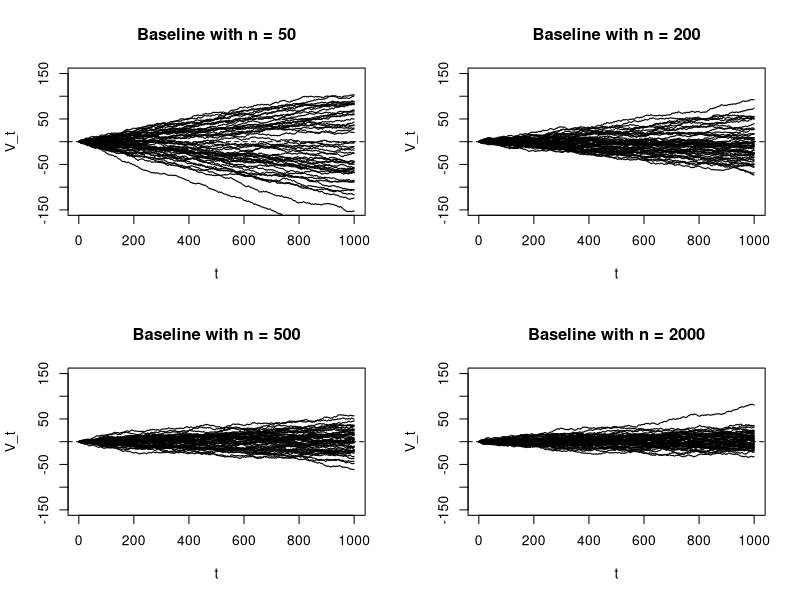
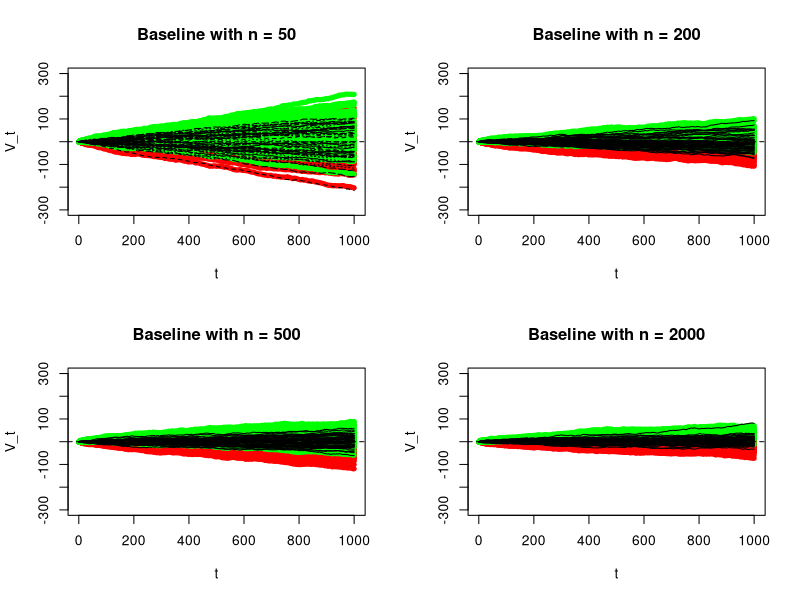
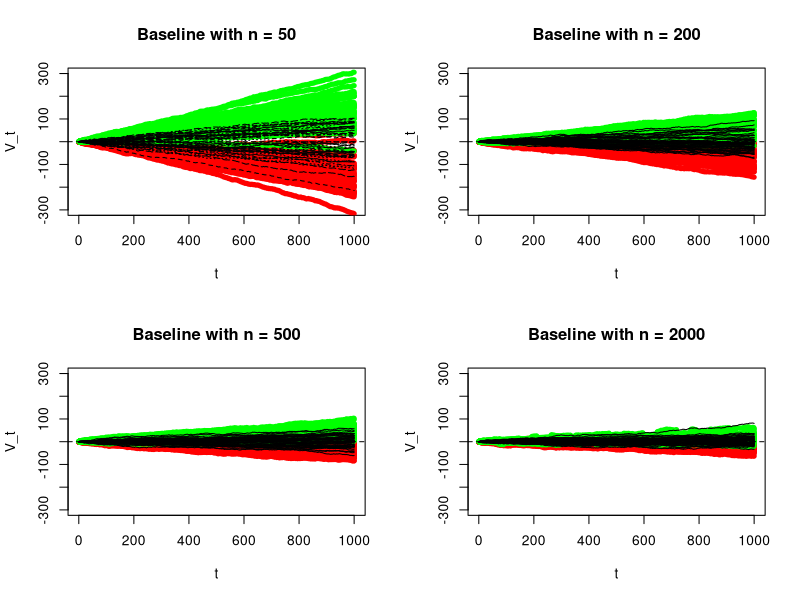

Write R code to recreate these figures, in order.
rm(list = ls())
set.seed(10)
nbase1 <- 50
nbase2 <- 200
nbase3 <- 500
nbase4 <- 2000
vlad <- function(nbase){
  A <- matrix(nrow = 50, ncol = 1000)
  for(i in 1:50){
    xlogregbase <- data.frame(x1 = rbinom(nbase, 1, 0.2), x2 = runif(nbase, 0, 1), x3 = rnorm(nbase, 0, 2))
    xlogregrun <- data.frame(x1 = rbinom(1000, 1, 0.2), x2 = runif(1000, 0, 1), x3 = rnorm(1000, 0, 2))
    xbetabase <- xlogregbase$x1 + xlogregbase$x2 + xlogregbase$x3
    xbetarun <- xlogregrun$x1 + xlogregrun$x2 + xlogregrun$x3
    xlogregbase$y <- rbinom(nbase, size = 1, prob = exp(xbetabase)/(1+exp(xbetabase)))
    xlogregrun$y <- rbinom(1000, size = 1, prob = exp(xbetarun)/(1+exp(xbetarun)))
    regmod <- glm(y~1, data <- xlogregbase, family = binomial("logit"))
    pred <- mean(xlogregbase$y)
    V <- numeric(0)
    V[1] <- pred - xlogregrun$y[1]
    for(j in 2:1000){
      V[j] <- V[j-1] + (pred - xlogregrun$y[j])
    }
    dim(V) <- c(1000, 1)
    A[i, ] <- V
  }
  return(A)
}
vlad1 <- vlad(nbase1)
vlad2 <- vlad(nbase2)
vlad3 <- vlad(nbase3)
vlad4 <- vlad(nbase4)
par(mfrow = c(2, 2))
matplot(t(vlad1), type = "l", lty = 1, main = "Baseline with n = 50", col = 1, 
        ylim = c(-150, 150), ylab = "V_t", xlab = "t")
abline(h = 0, lty = 2)
matplot(t(vlad2), type = "l", lty = 1, main = "Baseline with n = 200", col = 1,  
        ylim = c(-150, 150), ylab = "V_t", xlab = "t")
abline(h = 0, lty = 2)
matplot(t(vlad3), type = "l", lty = 1, main = "Baseline with n = 500", col = 1, 
        ylim = c(-150, 150), ylab = "V_t", xlab = "t")
abline(h = 0, lty = 2)
matplot(t(vlad4), type = "l", lty = 1, main = "Baseline with n = 2000", col = 1,  
        ylim = c(-150, 150), ylab = "V_t", xlab = "t")
abline(h = 0, lty = 2)

#CI_function
vlad_ci <- function(nbase){
  A <- matrix(nrow = 50, ncol = 1000) #Lower_limit
  B <- matrix(nrow = 50, ncol = 1000) #Upper_limit
  for(i in 1:50){
    xlogregbase <- data.frame(x1 = rbinom(nbase, 1, 0.2), x2 = runif(nbase, 0, 1), x3 = rnorm(nbase, 0, 2))
    xlogregrun <- data.frame(x1 = rbinom(1000, 1, 0.2), x2 = runif(1000, 0, 1), x3 = rnorm(1000, 0, 2))
    xbetabase <- xlogregbase$x1 + xlogregbase$x2 + xlogregbase$x3
    xbetarun <- xlogregrun$x1 + xlogregrun$x2 + xlogregrun$x3
    xlogregbase$y <- rbinom(nbase, size = 1, prob = exp(xbetabase)/(1+exp(xbetabase)))
    xlogregrun$y <- rbinom(1000, size = 1, prob = exp(xbetarun)/(1+exp(xbetarun)))
    regmod <- glm(y~1, data = xlogregbase, family = binomial("logit"))
    p_0 <- mean(xlogregbase$y)
    regmodrun <- glm(y~1, data = xlogregrun, family = binomial("logit"))
    t <- seq(from=1, to = length(xlogregrun$y))
    p_1 <- cumsum(xlogregrun$y)/t
    n_0 <- length(xlogregbase$y)
    V.nonrisk.mean <- cumsum(p_0-p_1)
    V.norisk.var <- cumsum(p_1*(1-p_1))
    V.norisk.se <- sqrt(V.norisk.var)
    V <- numeric(0)
    V[1] <- p_0 - xlogregrun$y[1]
    for(j in 2:1000){
      V[j] <- V[j-1] + (p_0 - xlogregrun$y[j])
    }
    dim(V) <- c(1000, 1)
    V.min <- V - 1.96*V.norisk.se
    V.max <- V + 1.96*V.norisk.se
    A[i, ] <- V.min
    B[i, ] <- V.max
  }
  ci <- list(A, B)
  return(ci)
}
ci1 <- vlad_ci(nbase1)
lower_limit1 <- ci1[[1]]
upper_limit1 <- ci1[[2]]
ci2 <- vlad_ci(nbase2)
lower_limit2 <- ci2[[1]]
upper_limit2 <- ci2[[2]]
ci3 <- vlad_ci(nbase3)
lower_limit3 <- ci3[[1]]
upper_limit3 <- ci3[[2]]
ci4 <- vlad_ci(nbase4)
lower_limit4 <- ci4[[1]]
upper_limit4 <- ci4[[2]]
par(mfrow = c(2, 2))
matplot(t(lower_limit1), type = "l", col = "red", lwd = 5, ylim = c(-300, 300), ylab = "V_t",
        main = "Baseline with n = 50", xlab = "t", lty = 1)
matlines(t(upper_limit1), col = "green", lwd = 5, lty = 1)
matlines(t(vlad1), col = "black", lwd = 1)
abline(h = 0, lty = 2)
matplot(t(lower_limit2), type = "l", col = "red", lwd = 5, ylim = c(-300, 300), ylab = "V_t",
        main = "Baseline with n = 200", xlab = "t", lty = 1)
matlines(t(upper_limit2), col = "green", lwd = 5, lty = 1)
matlines(t(vlad2), col = "black", lty = 1)
abline(h = 0, lty = 2)
matplot(t(lower_limit3), type = "l", col = "red", lwd = 5, ylim = c(-300, 300), ylab = "V_t",
        main = "Baseline with n = 500", xlab = "t", lty = 1)
matlines(t(upper_limit3), col = "green", lwd = 5, lty = 1)
matlines(t(vlad3), col = "black", lty = 1, lwd = 1)
abline(h = 0, lty = 2)
matplot(t(lower_limit4), type = "l", col = "red", lwd = 5, ylim = c(-300, 300), ylab = "V_t",
        main = "Baseline with n = 2000", xlab = "t", lty = 1)
matlines(t(upper_limit4), col = "green", lwd = 5)
matlines(t(vlad4), col = "black", lty = 1)
abline(h = 0, lty = 2)

#improved
vlad_ci <- function(nbase){
  A <- matrix(nrow = 50, ncol = 1000) #Lower_limit
  B <- matrix(nrow = 50, ncol = 1000) #Upper_limit
  for(i in 1:50){
    xlogregbase <- data.frame(x1 = rbinom(nbase, 1, 0.2), x2 = runif(nbase, 0, 1), x3 = rnorm(nbase, 0, 2))
    xlogregrun <- data.frame(x1 = rbinom(1000, 1, 0.2), x2 = runif(1000, 0, 1), x3 = rnorm(1000, 0, 2))
    xbetabase <- xlogregbase$x1 + xlogregbase$x2 + xlogregbase$x3
    xbetarun <- xlogregrun$x1 + xlogregrun$x2 + xlogregrun$x3
    xlogregbase$y <- rbinom(nbase, size = 1, prob = exp(xbetabase)/(1+exp(xbetabase)))
    xlogregrun$y <- rbinom(1000, size = 1, prob = exp(xbetarun)/(1+exp(xbetarun)))
    regmod <- glm(y~1, data = xlogregbase, family = binomial("logit"))
    p_0 <- mean(xlogregbase$y)
    regmodrun <- glm(y~1, data = xlogregrun, family = binomial("logit"))
    t <- seq(from=1, to = length(xlogregrun$y))
    p_1 <- cumsum(xlogregrun$y)/t
    n_0 <- length(xlogregbase$y)
    V.nonrisk.mean <- cumsum(p_0-p_1)
    V.norisk.var <- ((t^2)/(n_0))*p_0*(1-p_0)+cumsum(p_0*(1-p_0))
    V.norisk.se <- sqrt(V.norisk.var)
    V <- numeric(0)
    V[1] <- p_0 - xlogregrun$y[1]
    for(j in 2:1000){
      V[j] <- V[j-1] + (p_0 - xlogregrun$y[j])
    }
    dim(V) <- c(1000, 1)
    V.min <- V - 1.96*V.norisk.se
    V.max <- V + 1.96*V.norisk.se
    A[i, ] <- V.min
    B[i, ] <- V.max
  }
  ci <- list(A, B)
  return(ci)
}
ci1 <- vlad_ci(nbase1)
lower_limit1 <- ci1[[1]]
upper_limit1 <- ci1[[2]]
ci2 <- vlad_ci(nbase2)
lower_limit2 <- ci2[[1]]
upper_limit2 <- ci2[[2]]
ci3 <- vlad_ci(nbase3)
lower_limit3 <- ci3[[1]]
upper_limit3 <- ci3[[2]]
ci4 <- vlad_ci(nbase4)
lower_limit4 <- ci4[[1]]
upper_limit4 <- ci4[[2]]
par(mfrow = c(2, 2))
matplot(t(lower_limit1), type = "l", col = "red", lwd = 5, ylim = c(-300, 300), ylab = "V_t",
        main = "Baseline with n = 50", xlab = "t", lty = 1)
matlines(t(upper_limit1), col = "green", lwd = 5, lty = 1)
matlines(t(vlad1), col = "black", lwd = 1)
abline(h = 0, lty = 2)
matplot(t(lower_limit2), type = "l", col = "red", lwd = 5, ylim = c(-300, 300), ylab = "V_t",
        main = "Baseline with n = 200", xlab = "t", lty = 1)
matlines(t(upper_limit2), col = "green", lwd = 5, lty = 1)
matlines(t(vlad2), col = "black", lty = 1)
abline(h = 0, lty = 2)
matplot(t(lower_limit3), type = "l", col = "red", lwd = 5, ylim = c(-300, 300), ylab = "V_t",
        main = "Baseline with n = 500", xlab = "t", lty = 1)
matlines(t(upper_limit3), col = "green", lwd = 5, lty = 1)
matlines(t(vlad3), col = "black", lty = 1, lwd = 1)
abline(h = 0, lty = 2)
matplot(t(lower_limit4), type = "l", col = "red", lwd = 5, ylim = c(-300, 300), ylab = "V_t",
        main = "Baseline with n = 2000", xlab = "t", lty = 1)
matlines(t(upper_limit4), col = "green", lwd = 5)
matlines(t(vlad4), col = "black", lty = 1)
abline(h = 0, lty = 2)